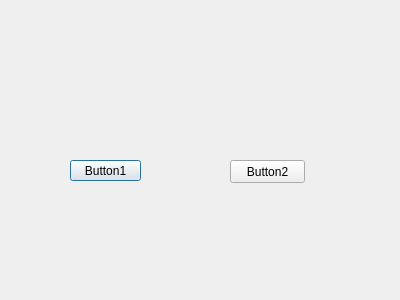
<?xml version="1.0" encoding="UTF-8"?>
<ui version="4.0">
 <class>Dialog</class>
 <widget class="QDialog" name="Dialog">
  <property name="geometry">
   <rect>
    <x>0</x>
    <y>0</y>
    <width>400</width>
    <height>300</height>
   </rect>
  </property>
  <property name="windowTitle">
   <string>Dialog</string>
  </property>
  <widget class="QPushButton" name="btn_1">
   <property name="geometry">
    <rect>
     <x>70</x>
     <y>160</y>
     <width>71</width>
     <height>21</height>
    </rect>
   </property>
   <property name="text">
    <string>Button1</string>
   </property>
  </widget>
  <widget class="QPushButton" name="btn_2">
   <property name="geometry">
    <rect>
     <x>230</x>
     <y>160</y>
     <width>75</width>
     <height>23</height>
    </rect>
   </property>
   <property name="text">
    <string>Button2</string>
   </property>
  </widget>
 </widget>
 <resources/>
 <connections/>
</ui>
